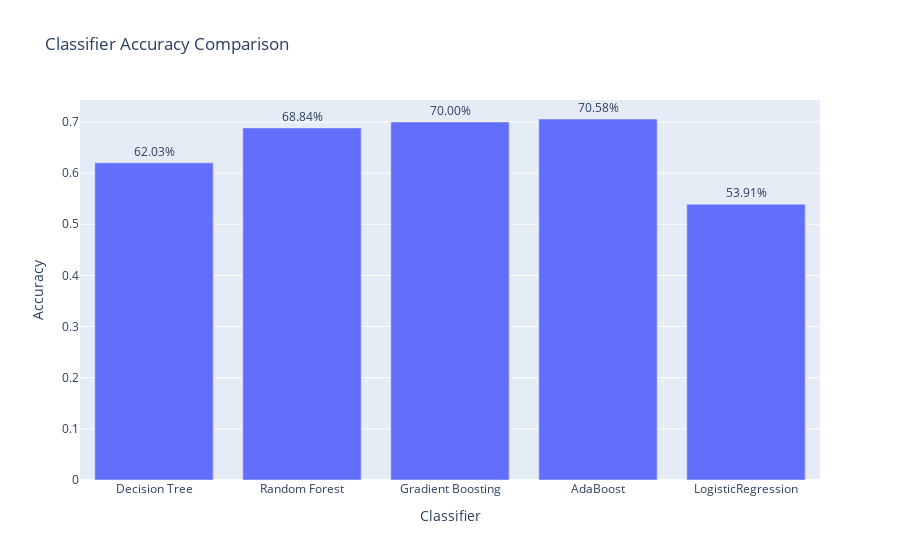

This figure's notebook cell:
### Code cell
# Create a bar chart comparing accuracy
accuracy_df = pd.DataFrame(results)
fig = px.bar(accuracy_df, x='Classifier', y='Accuracy', text='Accuracy', title='Classifier Accuracy Comparison')
fig.update_traces(texttemplate='%{text:.2%}', textposition='outside')
fig.show()

### Figure 1 — Plotly figure (JSON) as saved in the notebook; plotly's stock layout.template omitted (floating-point values rounded to 4 significant figures)
{"data": [{"alignmentgroup": "True", "hovertemplate": "Classifier=%{x}<br>Accuracy=%{text}<extra></extra>", "legendgroup": "", "marker": {"color": "#636efa", "pattern": {"shape": ""}}, "name": "", "offsetgroup": "", "orientation": "v", "showlegend": false, "text": [0.6203, 0.6884, 0.7, 0.7058, 0.5391], "textposition": "outside", "texttemplate": "%{text:.2%}", "type": "bar", "x": ["Decision Tree", "Random Forest", "Gradient Boosting", "AdaBoost", "LogisticRegression"], "xaxis": "x", "y": [0.6203, 0.6884, 0.7, 0.7058, 0.5391], "yaxis": "y"}], "layout": {"barmode": "relative", "legend": {"tracegroupgap": 0}, "title": {"text": "Classifier Accuracy Comparison"}, "xaxis": {"anchor": "y", "domain": [0, 1], "title": {"text": "Classifier"}}, "yaxis": {"anchor": "x", "domain": [0, 1], "title": {"text": "Accuracy"}}}}
